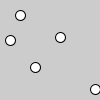
Frame 1 (no input)
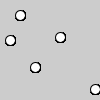
Frame 60 (the mouse pressed at the canvas centre just before this capture)
Frame 120 (the mouse held since frame 60 and released just before this capture): identical to frame 60, image omitted

The Processing sketch that drew these frames (run headless with seeded random() and noise(); from frame 60 on, the mouse is pressed at the canvas centre):

// Processing sketch: repasoArray
// ── repasoArray.pde

int[] posX = {10, 20, 35, 60, 95};
int[] posY = {40, 15, 67, 37, 89};

void setup(){
  size(100,100);
}

void draw(){
  circle(posX[0],posY[0],10);
  circle(posX[1],posY[1],10);
  circle(posX[2],posY[2],10);
  circle(posX[3],posY[3],10);
  circle(posX[4],posY[4],10);
  
}
